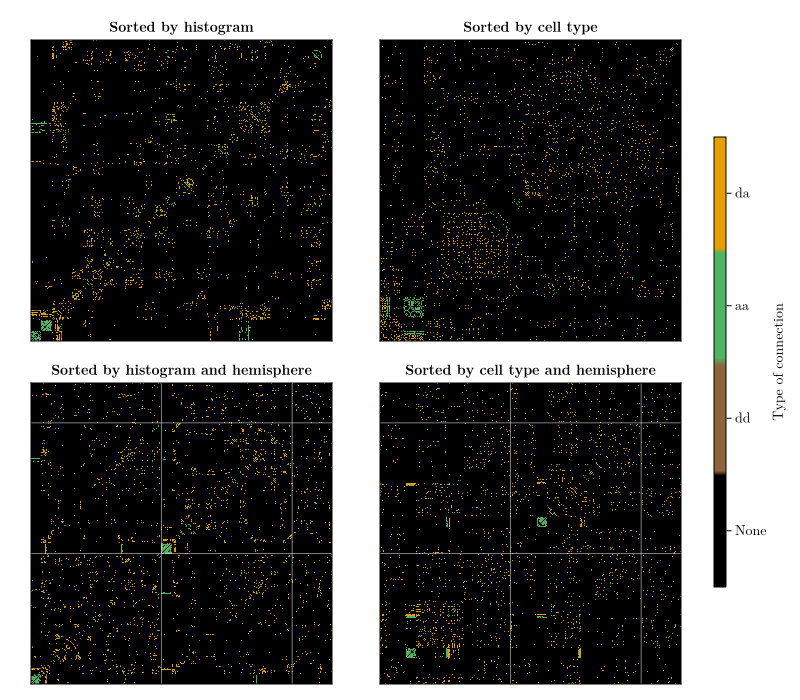

Julia code for this plot:
using NetworkHistogram
using CairoMakie
using DataFrames
using CSV
using Statistics
using StatsBase

include("utils.jl")


data_dir = joinpath(@__DIR__, "../data/fly_larva/")
path_to_data = joinpath(data_dir, "edges.csv")


##
# read the clusters
path_to_clusters = joinpath(data_dir, "nodes.csv")
df_nodes = CSV.read(path_to_clusters, DataFrame)
df_nodes."# index" .+= 1


# Load the data
n = maximum(df_nodes."# index")
num_layers = 3
A = Array{Int}(undef, n, n, num_layers)

for i in 1:n
    for j in 1:n
        A[i, j, :] .= zeros(Int, num_layers)
    end
end

etype_to_layers = Dict(
    "aa" => 2,
    "da" => 3,
    "dd" => 1,
    "ad" => 3,
)

for line in readlines(path_to_data)
    if occursin("#", line)
        continue
    end
    i, j, count, type = split(line, ',')
    i = parse(Int, i)+1
    j = parse(Int, j)+1
    l = etype_to_layers[type]
    if i!=j
        A[i, j, l] = 1
        A[j, i, l] = 1
    end
end

## preprocess data

degrees = dropdims(sum(A, dims = (2)),dims=2)
# only keep nodes with at least 1 connection in each layer
threshold = 1
nodes_deg_geq_1 = findall(x -> all(x .≥ threshold), eachrow(degrees))

A = A[nodes_deg_geq_1, nodes_deg_geq_1, :]
n = size(A, 1)
## eplore the data
hemishphere = filter(x -> x."# index" ∈ nodes_deg_geq_1, df_nodes)." hemisphere"
hemishphere_map = Dict("left" => 1, "right" => 2, missing => 3)
hemishphere = [hemishphere_map[h] for h in hemishphere]


# cell types ordering
cell_types = filter(x -> x."# index" ∈ nodes_deg_geq_1, df_nodes)." cell_type"
replace!(cell_types, missing => "missing")


cell_types_degrees = [mean(A[findall(cell_types .== type), :, :])
                      for type in unique(cell_types)]

cell_type_order = unique(cell_types)[sortperm(cell_types_degrees, rev = true)]
tuple_cell_type_degree = [(findfirst(s -> s == cell_types[i], cell_type_order), degrees[i])
                    for i in 1:size(A, 1)]
sorting_by_cell_type = sortperm(tuple_cell_type_degree,
    lt = (x, y) -> x[1] < y[1] ||
        (x[1] == y[1] && x[2] > y[2]))

# cluster from paper ordering
categories = filter(x -> x."# index"  ∈ nodes_deg_geq_1, df_nodes)." cluster"
categories_degree = [mean(A[findall(categories .== cat), :, :])
                     for cat in unique(categories)]

categories_order = unique(categories)[sortperm(categories_degree, rev = true)]
degrees_flat = vec(sum(A, dims = (2, 3)))
tuple_cat_degree = [(findfirst(s -> s == categories[i], categories_order), degrees[i])
                    for i in 1:size(A, 1)]

sorting_by_category = sortperm(tuple_cat_degree,
    lt = (x, y) -> x[1] < y[1] ||
        (x[1] == y[1] && x[2] > y[2]))

sorting_by_degree = sortperm(degrees_flat, rev = true)


## Plot of data

fig = Figure()
for i in 1:num_layers
    ax = Axis(fig[1, i], aspect = 1, title = "Layer $i")
    heatmap!(ax, A[:, :, i], colormap = :binary)
    hidedecorations!(ax)
end
display(fig)

fig = Figure()
for i in 1:num_layers
    ax = Axis(fig[1, i], aspect = 1, title = "Layer $i")
    heatmap!(ax, A[sorting_by_category, sorting_by_category, i], colormap = :binary)
    hidedecorations!(ax)
end
display(fig)

fig = Figure()
for i in 1:num_layers
    ax = Axis(fig[1, i], aspect = 1, title = "Layer $i")
    heatmap!(ax, A[sorting_by_degree, sorting_by_degree, i], colormap = :binary)
    hidedecorations!(ax)
end
display(fig)

## fit histogram estimator
using NetworkHistogram

estimator, history = graphhist(A;
    starting_assignment_rule = EigenStart(),
    maxitr = Int(1e8),
    stop_rule = PreviousBestValue(1_000_0))

fig = Figure()
best_ll = round(NetworkHistogram.get_bestitr(history)[2], sigdigits = 4)
ax = Axis(fig[1, 1], xlabel = "Iterations", ylabel = "Log-likelihood",
    title = "Log-likelihood: $(best_ll)")
lines!(ax, get(history.history, :best_likelihood)...)
display(fig)

estimmated_block = NetworkHistogram.GraphShapeHist(estimator)

max_shapes = length(unique(estimmated_block.θ))
min_shapes = size(estimmated_block.θ, 1)

##

max_shapes = 100
estimated, bic = NetworkHistogram.get_best_smoothed_estimator(estimator,A; n_max = max_shapes, n_min = min_shapes)


## extract the marginals and correlations
using MVBernoulli

mvberns = MVBernoulli.from_tabulation.(estimated.θ)
marginals = MVBernoulli.marginals.(mvberns)
correlation = [c[3] for c in MVBernoulli.correlation_matrix.(mvberns)]


sorting_by(x) =  (marginals[x, x][2], x)

sorted_groups = sortperm(1:length(unique(estimated.node_labels)), rev = true,
    by = x -> sorting_by(x)
)

sorted_nodes = sortperm(
    estimated.node_labels,
    rev = true,
    by = x -> sorting_by(x)
)

for i in eachindex(estimated.node_labels)
    estimated.node_labels[i] = findfirst(x -> x == estimated.node_labels[i], sorted_groups)
end
estimated.θ .= estimated.θ[sorted_groups, sorted_groups]

tuple_hemisphere_label = [(hemishphere[i], estimated.node_labels[i])
                          for i in 1:size(A, 1)]
sorted_labels_hemisphere = sortperm(tuple_hemisphere_label,
    lt = (x, y) -> x[1] < y[1] ||
        (x[1] == y[1] && x[2] < y[2]))



tuple_hemisphere_cell_type = [(hemishphere[i], cell_types[i])
                          for i in 1:size(A, 1)]
sorted_types_hemisphere = sortperm(tuple_hemisphere_cell_type,
    lt = (x, y) -> x[1] < y[1] ||
        (x[1] == y[1] && x[2] < y[2]))


sorted_labels = sortperm(estimated.node_labels, rev = false)

@assert sorted_labels == sorted_nodes

# check that the ordering is correct
@assert mvberns[sorted_groups, sorted_groups] == MVBernoulli.from_tabulation.(estimated.θ)

##


fig = Figure(size=(800,800))
ax = Axis(fig[1, 1], aspect = 1, title = "a, cat")
ax2 = Axis(fig[1, 2], aspect = 1, title = "d, cat")
ax3 = Axis(fig[2, 1], aspect = 1, title = "a fit")
ax4 = Axis(fig[2, 2], aspect = 1, title = "d fit")
heatmap!(ax, A[sorting_by_category, sorting_by_category, 1], colormap = :binary)
heatmap!(ax2, A[sorting_by_category, sorting_by_category, 2], colormap = :binary)
heatmap!(ax3, A[sorted_labels, sorted_labels, 1], colormap = :binary)
heatmap!(ax4, A[sorted_labels, sorted_labels, 2], colormap = :binary)
display(fig)


##


mvberns_sorted = mvberns[sorted_groups, sorted_groups]
marginals_sorted = marginals[sorted_groups, sorted_groups]
correlation_sorted = correlation[sorted_groups, sorted_groups]

P = zeros(n, n, 3)
P[:, :, 1] = get_p_matrix([m[1] for m in marginals_sorted], estimated.node_labels)
P[:, :, 2] = get_p_matrix([m[2] for m in marginals_sorted], estimated.node_labels)
P[:, :, 3] = get_p_matrix([m[3] for m in marginals_sorted], estimated.node_labels)


A_plot_big = zeros(n, n)
A_plot_big[findall(A[:,:,1] .== 1)] .= 1
A_plot_big[findall(A[:,:,2] .== 1)] .= 2
A_plot_big[findall(A[:,:,3] .== 1)] .= 3
A_plot = A_plot_big# dropdims(sum(A_plot_big, dims = 3), dims = 3)
colornames = ["None", findfirst(x -> x == 1, etype_to_layers), findfirst(x -> x == 2, etype_to_layers), findfirst(x -> x == 3, etype_to_layers)]


##

A_plot_updated = deepcopy(A_plot) .* 1


reverse_colormaps = true
colormap = :okabe_ito

with_theme(theme_latexfonts()) do
    fig = Figure(size = (800, 700))
    if reverse_colormaps
        cmap_in_heatmap = Makie.Categorical(Reverse(colormap))
        cmap_color_bar = Reverse(cgrad(colormap, 4, categorical = true))
    else
        cmap_in_heatmap = Makie.Categorical(colormap)
        cmap_color_bar = cgrad(colormap, 4, categorical = true)
    end
    ax = Axis(fig[1, 1], aspect = 1, title = "Sorted by histogram")
    ax2 = Axis(fig[1, 2], aspect = 1, title = "Sorted by cell type")
    ax3 = Axis(fig[2, 1], aspect = 1, title = "Sorted by histogram and hemisphere")
    ax4 = Axis(fig[2, 2], aspect = 1, title = "Sorted by cell type and hemisphere")

    heatmap!(ax, A_plot_updated[sorted_labels, sorted_labels],
        colormap = cmap_in_heatmap)
    heatmap!(ax2, A_plot_updated[sorting_by_cell_type, sorting_by_cell_type],
        colormap = cmap_in_heatmap)
    pl = heatmap!(ax3, A_plot_updated[sorted_labels_hemisphere, sorted_labels_hemisphere],
        colormap = cmap_in_heatmap)
    heatmap!(ax4, A_plot_updated[sorted_types_hemisphere, sorted_types_hemisphere],
        colormap = cmap_in_heatmap)
    hidedecorations!.([ax, ax2, ax3, ax4], label = false)

    # add lines for hemisphere
    counts = countmap(hemishphere)
    for ax in [ax3, ax4]
        vlines!(ax, cumsum([counts[1], counts[2]]), color = :white, linewidth = 0.5)
        hlines!(ax, cumsum([counts[1], counts[2]]), color = :white, linewidth = 0.5)
    end



    cb = Colorbar(fig[:, end+1];
        colormap = cmap_color_bar,
        limits = (0, 4),
        label = "Type of connection",
        vertical = true, height = Relative(0.7), flipaxis = true,
        ticks = ([0.5, 1.5, 2.5, 3.5], colornames))
    display(fig)
    save("fly_larva.png", fig, px_per_unit = 1)
end


##


P_power = P .^1

with_theme(theme_latexfonts()) do
    fig = Figure(size = (850, 400), fontsize = 16)
    colormap = :lipari
    ax = Axis(fig[1, 1], aspect = 1, title = findfirst(x -> x == 1, etype_to_layers))
    ax1 = Axis(fig[1, 2], aspect = 1, title = findfirst(x -> x == 2, etype_to_layers))
    ax2 = Axis(fig[1, 3], aspect = 1, title = findfirst(x -> x == 3, etype_to_layers))
    hidedecorations!.([ax, ax1, ax2])

    for (i, ax) in enumerate([ax, ax1, ax2])
        heatmap!(ax, P_power[sorted_labels, sorted_labels, i],
            colormap = colormap, colorrange = (0, 1))
    end
    Colorbar(fig[2, 2], colorrange = (0, 1),
        colormap = colormap, vertical = false, flipaxis = false, width = Relative(0.7), label = "Probability")
    display(fig)
end

using StatsBase

with_theme(theme_latexfonts()) do
    fig = Figure(size = (850, 400), fontsize = 16)
    colormap = :lipari
    ax = Axis(fig[1, 1], aspect = 1, title = findfirst(x -> x == 1, etype_to_layers))
    ax1 = Axis(fig[1, 2], aspect = 1, title = findfirst(x -> x == 2, etype_to_layers))
    ax2 = Axis(fig[1, 3], aspect = 1, title = findfirst(x -> x == 3, etype_to_layers))
    hidedecorations!.([ax, ax1, ax2])
    counts = countmap(hemishphere)
    for (i, ax) in enumerate([ax, ax1, ax2])
        heatmap!(ax, P_power[sorted_labels_hemisphere, sorted_labels_hemisphere, i],
            colormap = colormap, colorrange = (0, 1))
        vlines!(ax, cumsum([counts[1], counts[2]]), color = :white, linewidth = 0.5)
        hlines!(ax, cumsum([counts[1], counts[2]]), color = :white, linewidth = 0.5)
    end
    Colorbar(fig[2, 2], colorrange = (0, 1),
        colormap = colormap, vertical = false, flipaxis = false, width = Relative(0.7), label = "Probability")
    display(fig)
end
